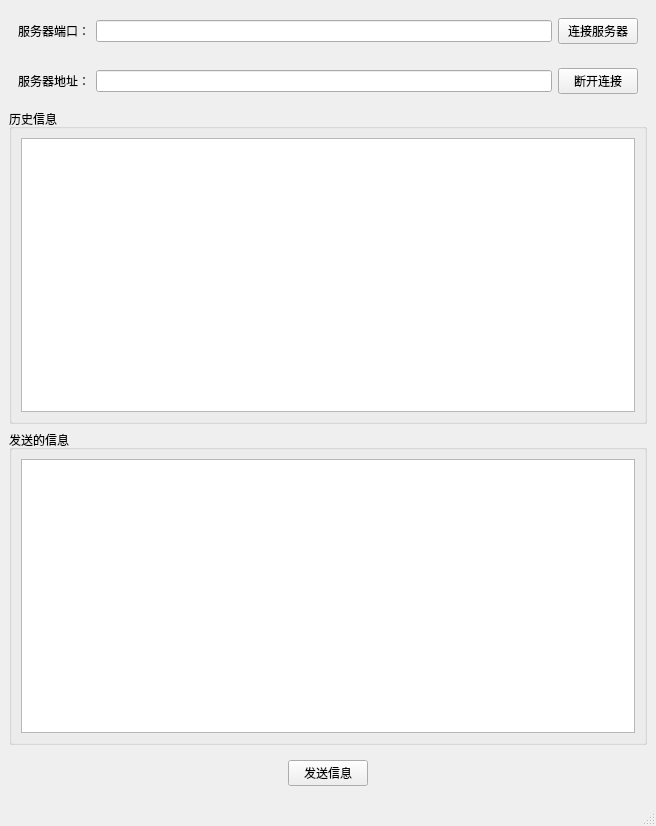
<?xml version="1.0" encoding="UTF-8"?>
<ui version="4.0">
 <class>MainWindow</class>
 <widget class="QMainWindow" name="MainWindow">
  <property name="geometry">
   <rect>
    <x>0</x>
    <y>0</y>
    <width>656</width>
    <height>826</height>
   </rect>
  </property>
  <property name="windowTitle">
   <string>MainWindow</string>
  </property>
  <widget class="QWidget" name="centralwidget">
   <layout class="QVBoxLayout" name="verticalLayout">
    <item>
     <widget class="QWidget" name="widget" native="true">
      <layout class="QHBoxLayout" name="horizontalLayout">
       <item>
        <widget class="QLabel" name="label">
         <property name="text">
          <string>服务器端口：</string>
         </property>
        </widget>
       </item>
       <item>
        <widget class="QLineEdit" name="portEdit"/>
       </item>
       <item>
        <widget class="QPushButton" name="connectButton">
         <property name="text">
          <string>连接服务器</string>
         </property>
        </widget>
       </item>
      </layout>
     </widget>
    </item>
    <item>
     <widget class="QWidget" name="widget_3" native="true">
      <layout class="QHBoxLayout" name="horizontalLayout_5">
       <item>
        <widget class="QLabel" name="label_2">
         <property name="text">
          <string>服务器地址：</string>
         </property>
        </widget>
       </item>
       <item>
        <widget class="QLineEdit" name="addrEdit"/>
       </item>
       <item>
        <widget class="QPushButton" name="disconnectButton">
         <property name="text">
          <string>断开连接</string>
         </property>
        </widget>
       </item>
      </layout>
     </widget>
    </item>
    <item>
     <widget class="QGroupBox" name="groupBox">
      <property name="title">
       <string>历史信息</string>
      </property>
      <layout class="QHBoxLayout" name="horizontalLayout_2">
       <item>
        <widget class="QTextEdit" name="recordEdit">
         <property name="readOnly">
          <bool>true</bool>
         </property>
        </widget>
       </item>
      </layout>
     </widget>
    </item>
    <item>
     <widget class="QGroupBox" name="groupBox_2">
      <property name="title">
       <string>发送的信息</string>
      </property>
      <layout class="QHBoxLayout" name="horizontalLayout_3">
       <item>
        <widget class="QTextEdit" name="sendEdit"/>
       </item>
      </layout>
     </widget>
    </item>
    <item>
     <widget class="QWidget" name="widget_2" native="true">
      <layout class="QHBoxLayout" name="horizontalLayout_4">
       <item>
        <spacer name="horizontalSpacer">
         <property name="orientation">
          <enum>Qt::Horizontal</enum>
         </property>
         <property name="sizeHint" stdset="0">
          <size>
           <width>261</width>
           <height>20</height>
          </size>
         </property>
        </spacer>
       </item>
       <item>
        <widget class="QPushButton" name="sendButton">
         <property name="text">
          <string>发送信息</string>
         </property>
        </widget>
       </item>
       <item>
        <spacer name="horizontalSpacer_2">
         <property name="orientation">
          <enum>Qt::Horizontal</enum>
         </property>
         <property name="sizeHint" stdset="0">
          <size>
           <width>261</width>
           <height>20</height>
          </size>
         </property>
        </spacer>
       </item>
      </layout>
     </widget>
    </item>
   </layout>
  </widget>
  <widget class="QMenuBar" name="menubar">
   <property name="geometry">
    <rect>
     <x>0</x>
     <y>0</y>
     <width>656</width>
     <height>21</height>
    </rect>
   </property>
  </widget>
  <widget class="QStatusBar" name="statusbar"/>
 </widget>
 <resources/>
 <connections/>
</ui>
